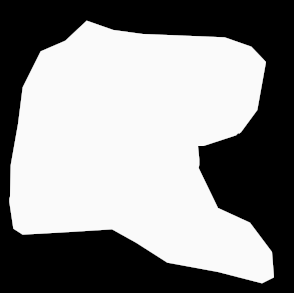
#> input picture prototypes/images/mask_refinement/cropped-mask.png, 294 x 293 px
$ python -i pre-annotate.py   (imports and definitions only)
#> lines starting #> are read from the running program, lines starting #| are printed output that depends on the picture; after the words box and inside, x2 and y2 are one past the last pixel; in counts of white or black regions, pixels touching at a corner belong together
# This is a sample Python script.
import glob
import os.path

# Press Shift+F10 to execute it or replace it with your code.
# Press Double Shift to search everywhere for classes, files, tool windows, actions, and settings.

import cv2
import numpy as np
import json

def annotations(file_path):
    # Use a breakpoint in the code line below to debug your script.
    im = cv2.imread(file_path)
#> im is the input picture: shape (293, 294, 3); min 0, max 250, mean 138.6


    grey = cv2.cvtColor(im, cv2.COLOR_BGR2GRAY)
    # cv2.namedWindow("test", 0)
    grey = cv2.erode(grey,
                     cv2.getStructuringElement(cv2.MORPH_ELLIPSE,(10,10)))
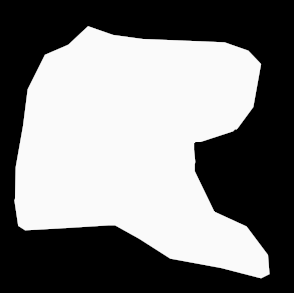
#> grey: shape (293, 294); min 0, max 250, mean 125
    grey = cv2.dilate(grey,
                     cv2.getStructuringElement(cv2.MORPH_ELLIPSE, (10, 10)))
    grey  = cv2.medianBlur(grey, 11)

    grey_bg = cv2.blur(grey, (751, 751))
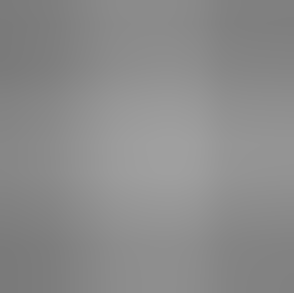
#> grey_bg: shape (293, 294); min 122, max 159, mean 139.3
    grey = cv2.subtract(grey_bg, grey)
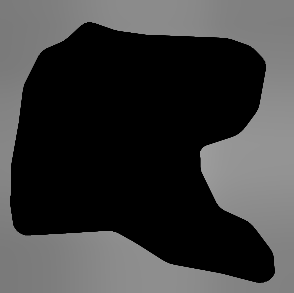
#> grey: shape (293, 294); min 0, max 157, mean 59.8
    grey = cv2.dilate(grey,
                      cv2.getStructuringElement(cv2.MORPH_ELLIPSE, (15, 15)))
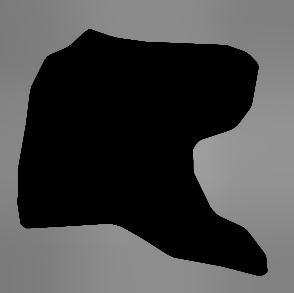
#> grey: shape (293, 294); min 0, max 157, mean 71

    _, grey = cv2.threshold(grey, 20, 255, cv2.THRESH_BINARY)
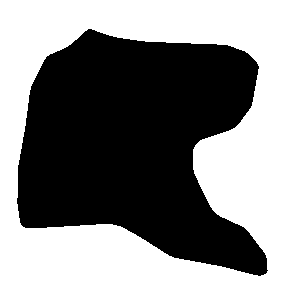
#> grey: shape (293, 294); 52.4% white; 1 black region, box (x1, y1, x2, y2) and area: (17, 29, 268, 276) 41032
    conts, _ = cv2.findContours(grey, cv2.RETR_EXTERNAL, cv2.CHAIN_APPROX_SIMPLE)
#> conts = [[[0, 0], [0, 292], [293, 292], [293, 0]]]
    out = []
    for c in conts:
        x,y,w,h = cv2.boundingRect(c)
        if cv2.contourArea(c) > 2000 and max(w, h) < 4000:
            peri = cv2.arcLength(c, True)
            c = cv2.approxPolyDP(c, 0.002 * peri, True)
            out.append(c)
#> this loop made 1 pass
#> (c, x, y, w, h, peri) on pass 1: ([[0, 0], [0, 292], [293, 292], [293, 0]], 0, 0, 294, 293, 1170)
#> after the loop, out = [[[0, 0], [0, 292], [293, 292], [293, 0]]]; peri = 1170

    conts = out
    im = cv2.drawContours(im, conts, -1, (255,0,0), 3, cv2.LINE_AA)
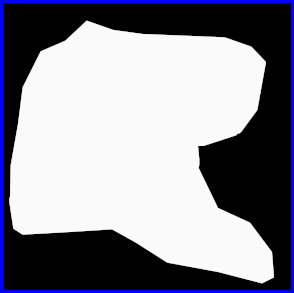
#> im: shape (293, 294, 3); 5.38% of pixels changed, all inside (x1, y1, x2, y2) = (0, 0, 294, 293)
    small = cv2.resize(im, (0, 0), fx=0.25, fy=0.25)
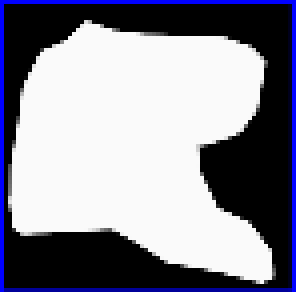
#> small: shape (73, 74, 3) (shown 4 times larger); mean B, G, R 150.9, 138.2, 138.2
    cv2.imwrite(os.path.join("/tmp/pitfall_annotations", "ann_" + os.path.basename(file_path)), small)
    return conts

# Press the green button in the gutter to run the script.
# [55 lines not run here, left out]
# See PyCharm help at https://www.jetbrains.com/help/pycharm/

>>> result = annotations('prototypes/images/mask_refinement/cropped-mask.png')
#> result = [[[0, 0], [0, 292], [293, 292], [293, 0]]]
